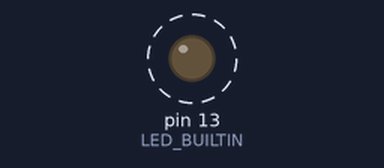
Simulated run of this sketch. Board: Arduino Uno, built with avr-gcc and run on an emulated ATmega328P. Parts: output pins drawn as LEDs (lit = HIGH). Dashed ring = blinking.

Above: at 1.32 s.
Timing chart, 0 to 4.0 s (numbered marks = the images above):
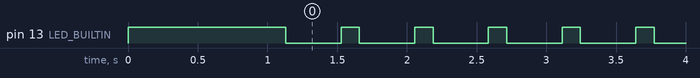

Measured:
- by itself, pin 13 (LED_BUILTIN): alternates HIGH for 0.14 s and LOW for 0.42 s

The sketch:

lgt8_mod_player.ino
```cpp
#pragma GCC optimize("Ofast")
//~ #pragma GCC optimize("O3")
//~ #pragma GCC optimize("O2")
//~ #pragma GCC optimize("O1")
//~ #pragma GCC optimize("O0")

volatile const PROGMEM
#include "tunes/tune.h" // OK ? (first channel is missing sometimes ?)
//~ #include "tunes/tune_1.h" // random freeze, crashes
//~ #include "tunes/tune_for_nothing.h" // OK ?
//~ #include "tunes/tune_free.h" // OK ?
//~ #include "tunes/tune_it_in.h" // OK ?
//~ #include "tunes/tune_me_in_sucka_.h" // crash
//~ #include "tunes/tune-o-matic_3.h" // OK ?
//~ #include "tunes/tune-o-matic_5.h" // OK ?


// ---------------------------------------------------------------------

//~ #define MOD_DEBUG
//~ #define MOD_DEBUG_ORDER_POS 1
//~ #define MOD_DEBUG_CHAN 1

#define MOD_DIRECT_PGM // direct PROGMEM access only work on LGT8Fx

#define MOD_DAC0_AUDIO // only work on LGT8Fx, (DAC0 is on pin D4)
//#define MOD_PWM_AUDIO 3 // Fast PWM on pin 3 or 11
//#define MOD_ADAC_AUDIO // use external DAC on pin A0 to A5 (works on SimulIDE-0.4.15)

#ifndef __LGT8F__
	#undef MOD_DIRECT_PGM
	#undef MOD_DAC0_AUDIO
#endif

#include "mod_player.h"

// ---------------------------------------------------------------------

#define AUDIO_SPS ( F_CPU / 2560 )

//#define AUDIO_SPS 20000
#define AUDIO_DT  ( 1000000L / AUDIO_SPS )

uint32_t t0 = 0;
uint32_t dt = 0;

mod_ctx ctx;

void setup()
{
	pinMode( LED_BUILTIN, OUTPUT );
	digitalWrite( LED_BUILTIN, HIGH );

	delay(1000);

#ifdef MOD_PWM_AUDIO
	pinMode( MOD_PWM_AUDIO, OUTPUT );

	// set FastPWM frequency of 31kHz@16MHz or 62kHz@32MHz :
	TCCR2B = ( TCCR2B & B11111000 ) | B00000001;
#endif

#ifdef MOD_DAC0_AUDIO
	analogReference(DEFAULT);
	pinMode(DAC0, ANALOG);
#endif

#ifdef MOD_ADAC_AUDIO
	DDRC = DDRC | 0x00111111; // A0 to A5 as outputs
#endif
	Serial.begin(115200);

	int err = mod_init( &ctx, tune_mod, tune_mod_len, AUDIO_SPS );
	if ( err )
	{
		Serial.print(F("mod_init() : Err ")); Serial.println( err );
	}

#ifdef MOD_DEBUG
	char tag[5];

	Serial.print(F("Mod title : "));
		#ifdef MOD_DIRECT_PGM
			Serial.println( (char*)ctx.source_pgm );
		#else
			char buffer[32]; strcpy_P( buffer, ctx.source_pgm );
			Serial.println( buffer );
		#endif
	Serial.print(F("mod tag   : ")); Serial.println( mod_tag( &ctx, tag ) );

	Serial.print(F("song len  : ")); Serial.println( ctx.order_len );
	Serial.print(F("patterns  : ")); Serial.println( ctx.n_patterns );
	Serial.print(F("song rst  : ")); Serial.println( ctx.order_reset );
	Serial.print(F("pat. data : 0x")); Serial.print( (uint16_t)ctx.patterns_data_pgm, HEX ); Serial.print(F("[")); Serial.print( ctx.patterns_data_len );Serial.println(F("]"));

	Serial.print(F("n samples : ")); Serial.println( ctx.n_samples );

	for( int i=0; i<ctx.n_samples; i++ )
	{
		Serial.print(F("Sample["));
		Serial.print(i);
		Serial.print(F("]=0x")); // address of the sample into the .MOD
		Serial.print((uint16_t)ctx.samples[i].data_pgm,HEX);
		Serial.print(F("[")); // length of the sample
		Serial.print((uint16_t)ctx.samples[i].data_len, HEX);
		Serial.println(F("]"));
	}

	Serial.print(F("n channels : ")); Serial.println( ctx.n_channels );

	for( int i=0; i<ctx.n_channels; i++ )
	{
		Serial.print(F("Channel["));
		Serial.print(i);
		Serial.print(F("]={ sample_id="));
		Serial.print(ctx.channels[i].sample_id);
		Serial.print(F("; volume="));
		Serial.print(ctx.channels[i].volume);
		Serial.print(F("; period="));
		Serial.print(ctx.channels[i].period);
		Serial.print(F("; position="));
		Serial.print(ctx.channels[i].position);
		Serial.print(F("; increment="));
		Serial.print(ctx.channels[i].increment);
		Serial.println(F("; }"));
	}

	//ctx.err = 1; // lock

	Serial.flush();
#endif

	t0 = micros();
}


void loop()
{
	if ( ctx.err == 0)
	{
		int32_t sample = mod_render_sample( &ctx, dt ) ;

		sample = sample / 256 + 128;

		#ifdef MOD_DEBUG
			if ( sample < 0 || sample > 255 )
			{
				Serial.print(F("Sample overflow :"));
				Serial.print( sample );
				Serial.println();
				//ctx.err = 1;
			}
		#endif
		//Serial.println( sample );

		#ifdef MOD_PWM_AUDIO
			analogWrite( MOD_PWM_AUDIO, sample );
		#endif

		#ifdef MOD_DACO_AUDIO
			DALR = (uint8_t)( sample );
			//DALR = (uint8_t)( ( sample / 64 ) + 128 );
		#endif

		#ifdef MOD_ADAC_AUDIO
			PORTC = ( PORTC & B11000000 ) | ( ( sample >> 2 ) & B00111111 );
		#endif

		digitalWrite( LED_BUILTIN, !(ctx.pattern_line % 4) );

		while( (micros()-t0) < AUDIO_DT );
		t0 = micros();
	}
	else
	{
		digitalWrite( LED_BUILTIN, HIGH );
		delay(100);

		digitalWrite( LED_BUILTIN, LOW );
		delay(100);

	}
}
```

Source omitted: mod_player.h (19370 bytes), tune.h (data table, 49399 bytes)
